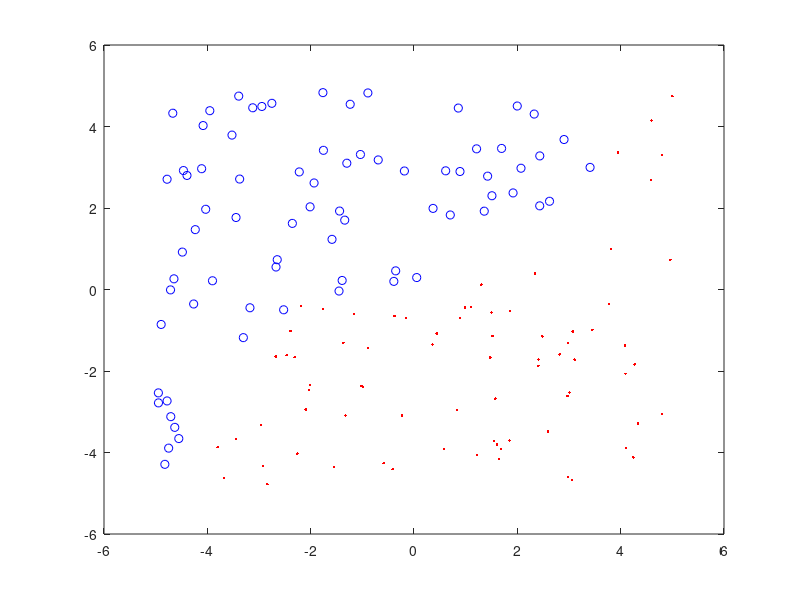

Here is the MATLAB script that generated this plot: (Note: this script raises an error after producing the figure.)
% Example 2.6.1
% "Introduction to Pattern Recognition: A MATLAB Approach"
% S. Theodoridis, A. Pikrakis, K. Koutroumbas, D. Cavouras

close('all');
clear

l=2;   % Dimensionality
N=150; % Number of vectors

% Generate the training set X1
rand('seed',0)
X1=10*rand(l,N)-5;
for i=1:N
    t=0.05*(X1(1,i)^3+X1(1,i)^2+X1(1,i)+1);
    if(t>X1(2,i))
        y1(i)=1;
    else
        y1(i)=-1;
    end
end

%plot X1
figure(1), plot(X1(1,y1==1),X1(2,y1==1),'r.', X1(1,y1==-1),X1(2,y1==-1),'bo')

% Generate the test set X2
rand('seed',100)
X2=10*rand(l,N)-5;
for i=1:N
    t=0.05*(X2(1,i)^3+X2(1,i)^2+X2(1,i)+1);
    if(t>X2(2,i))
        y2(i)=1;
    else
        y2(i)=-1;
    end
end

% 1.

%  --- add/remove comments as appropriate
% Run the kernel perceptron algorithm for the linear kernel
kernel='linear';
kpar1=0;
kpar2=0;
max_iter=30000;
[a,iter,count_misclas]=kernel_perce(X1,y1,kernel,kpar1,kpar2,max_iter);
sprintf('Iteration: %f', iter)
%Iteration: 30000, err_train=0.0600, err_test=0.0533, sum_pos_a=29

%  --- add/remove comments as appropriate
% Run the algorithm using the radial basis kernel function
%kernel='rbf';
%kpar1=2.5;
%kpar2=0;
%max_iter=30000;
%[a,iter,count_misclas]=kernel_perce(X1,y1,kernel,kpar1,kpar2,max_iter);
%sprintf('Iteration: %f', iter)

% --- add/remove comments as appropriate
% Run the algorithm using the polynomial kernel function
%kernel='poly';
%kpar1=1;
%kpar2=22;
%max_iter=30000;
%[a,iter,count_misclas]=kernel_perce(X1,y1,kernel,kpar1,kpar2,max_iter);
%sprintf('Iteration: %f', iter)

% Compute the training error
for i=1:N
    K=CalcKernel(X1',X1(:,i)',kernel,kpar1,kpar2)';
    out_train(i)=sum((a.*y1).*K)+sum(a.*y1);
end
err_train=sum(out_train.*y1<0)/length(y1)
% where N is the number of training vectors.

% Compute the test error
for i=1:N
    K=CalcKernel(X1',X2(:,i)',kernel,kpar1,kpar2)';
    out_test(i)=sum((a.*y1).*K)+sum(a.*y1);
end
err_test=sum(out_test.*y2<0)/length(y2)

% Count the number of training vectors 
sum_pos_a=sum(a>0)

% 2. Plot the training set (see book Figures 2.7 and 2.8)
figure(1), hold on
figure(1), plot(X1(1,y1==1),X1(2,y1==1),'ro',...
    X1(1,y1==-1),X1(2,y1==-1),'b+')
figure(1), axis equal
% Note that the vectors of the training set from class 1 (?1) are marked by
 

% Plot the decision boundary in the same figure
bou_x=[-5 5];
bou_y=[-5 5];
resolu=.05;
fig_num=1;
plot_kernel_perce_reg(X1,y1,a,kernel,kpar1,kpar2,bou_x,bou_y, resolu,fig_num)
